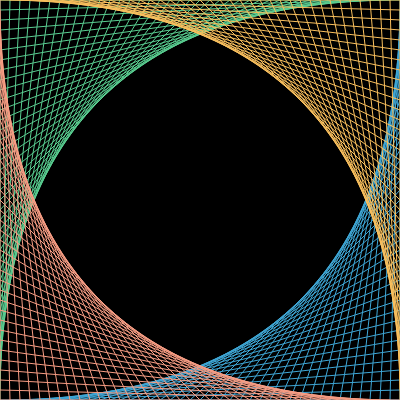
Frame 1 (no input)
Frame 60 (no input): identical to frame 1, image omitted
Frame 120 (the mouse pressed at the canvas centre since frame 60): identical to frame 1, image omitted

The p5.js sketch that drew this single still picture (run headless with seeded random() and noise() and a simulated clock; from frame 60 on, the mouse is pressed at the canvas centre):

// p5.js sketch
// ── sketch.js
function setup() {
  createCanvas(400, 400);
}

function draw() {
  background('BLACK');
  
  for(var a = 0; a <= 400; a = a + 10) {
    stroke('#59CD90');
    line(0, a, 400 - a, 0);
  }
  
  for(var b = 400; b >= 0; b = b - 10) {
    stroke('#3FA7D6');
    line(b, 400, 400, 400 - b);
  }
  
  for(var c = 0; c <= 400; c = c + 10) {
    stroke('#FAC05E');
    line(400, c, c, 0);
  }
  
  for(var d = 400; d >= 0; d = d-10) {
    stroke('#F79D84');
    line(0, d, d, 400);
  }
  
}
